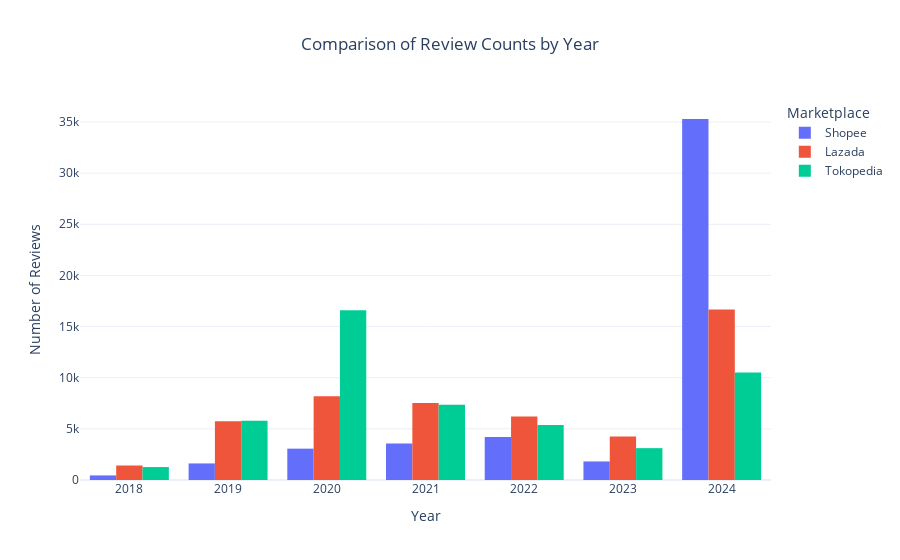

Write notebook code for a chart like this one.
### Code cell
fig = px.histogram(combined_df, 
                   x='year', 
                   color='marketplace', 
                   barmode='group', 
                   labels={'year':'Year', 'marketplace':'Marketplace'},
                   title='Comparison of Review Counts by Year')

fig.update_layout(xaxis_title='Year', 
                  yaxis_title='Number of Reviews', 
                  title_x=0.5, 
                  template='plotly_white')

fig.show()

### Figure 1 — Plotly figure (JSON) as saved in the notebook; plotly's stock layout.template omitted (floating-point values rounded to 4 significant figures; data arrays with more than 128 entries replaced by an {"elided": "..."} marker saying what was removed)
{"data": [{"alignmentgroup": "True", "bingroup": "x", "hovertemplate": "Marketplace=Shopee<br>Year=%{x}<br>count=%{y}<extra></extra>", "legendgroup": "Shopee", "marker": {"color": "#636efa", "pattern": {"shape": ""}}, "name": "Shopee", "offsetgroup": "Shopee", "orientation": "v", "showlegend": true, "type": "histogram", "x": {"elided": "50000 int values"}, "xaxis": "x", "yaxis": "y"}, {"alignmentgroup": "True", "bingroup": "x", "hovertemplate": "Marketplace=Lazada<br>Year=%{x}<br>count=%{y}<extra></extra>", "legendgroup": "Lazada", "marker": {"color": "#EF553B", "pattern": {"shape": ""}}, "name": "Lazada", "offsetgroup": "Lazada", "orientation": "v", "showlegend": true, "type": "histogram", "x": {"elided": "50000 int values"}, "xaxis": "x", "yaxis": "y"}, {"alignmentgroup": "True", "bingroup": "x", "hovertemplate": "Marketplace=Tokopedia<br>Year=%{x}<br>count=%{y}<extra></extra>", "legendgroup": "Tokopedia", "marker": {"color": "#00cc96", "pattern": {"shape": ""}}, "name": "Tokopedia", "offsetgroup": "Tokopedia", "orientation": "v", "showlegend": true, "type": "histogram", "x": {"elided": "50000 int values"}, "xaxis": "x", "yaxis": "y"}], "layout": {"barmode": "group", "legend": {"title": {"text": "Marketplace"}, "tracegroupgap": 0}, "title": {"text": "Comparison of Review Counts by Year", "x": 0.5}, "xaxis": {"anchor": "y", "domain": [0, 1], "title": {"text": "Year"}}, "yaxis": {"anchor": "x", "domain": [0, 1], "title": {"text": "Number of Reviews"}}}}
